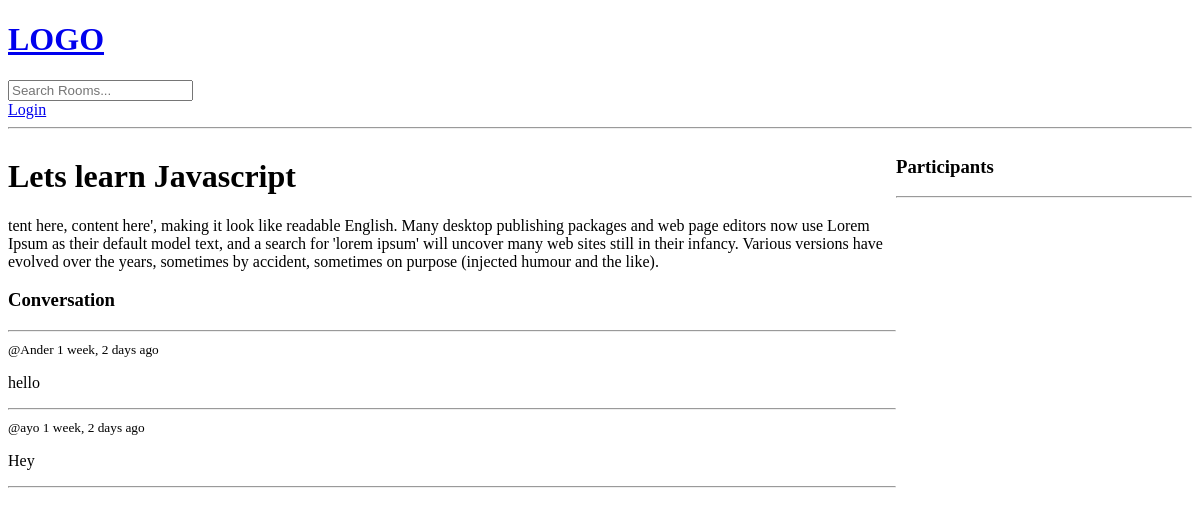
The page /room/2/ on the database as committed earlier.
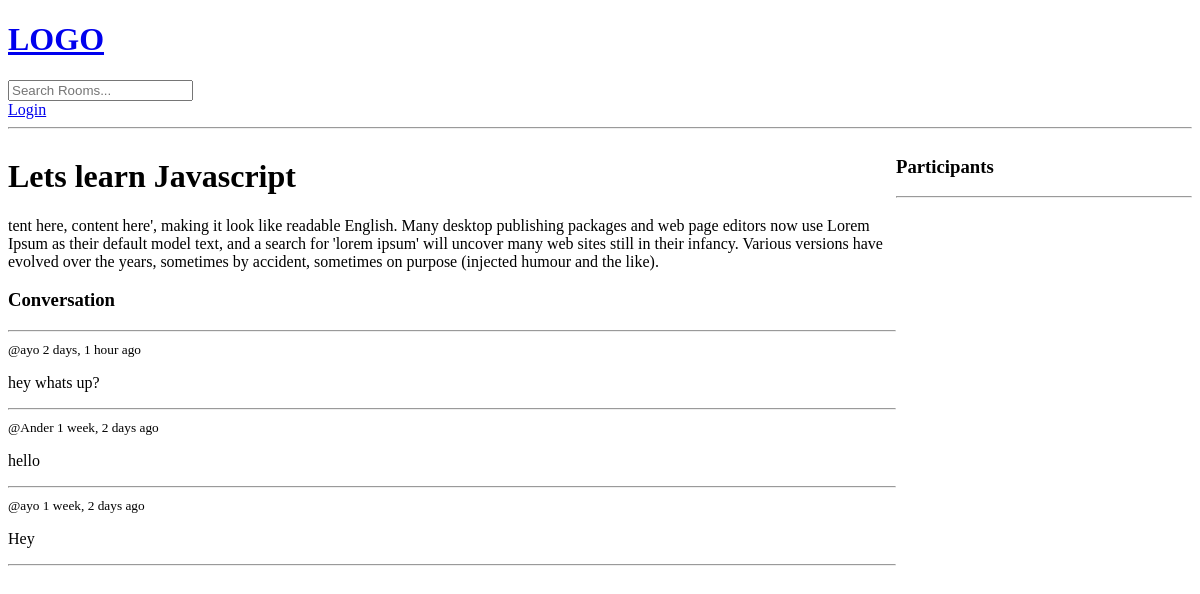
The same page on the database as committed later.
### base/models.py (models this page shows, shortened)
class Message(models.Model):
    user = models.ForeignKey(User,on_delete=models.CASCADE)
    room = models.ForeignKey(Room, on_delete=models.CASCADE)
    body = models.TextField()
    update = models.DateTimeField(auto_now=True)
    created = models.DateTimeField(auto_now_add=True)
    class Meta:
        ordering = ['-update', '-created']

### base/views.py (the view, shortened to what this page needs)
# urls.py: path('room/<str:pk>/', views.room, name="room"),
def room(request, pk):
    room = Room.objects.get(id=pk)
    room_messages = room.message_set.all()
    participants = room.participants.all()
    context = {'room': room, 'room_messages': room_messages, 'participants': participants}
    return render(request, 'base/room.html', context)

### base/templates/base/room.html (shortened to what this page needs)
{% extends 'main.html' %} {% block content %}
<div class="room-container">
  <div>
    <h1>{{room.name}}</h1>
    <p>{{room.description}}</p>
    <div class="comment-wrapper">
      <h3>Conversation</h3>
      <hr />
      {% for message in room_messages %}
      <div>
        <small>@{{message.user}} {{message.created|timesince}} ago</small>
        <p>{{message.body}}</p>
        <hr />
      </div>
      {% endfor %}
    </div>
  </div>
  <div>
    <h3>Participants</h3>
    <hr />
  </div>
</div>
{% endblock content %}

Rows that differ between the two databases and show on the page:
added Message: user "ayo", created "2 days, 1 hour", body "hey whats up?"
